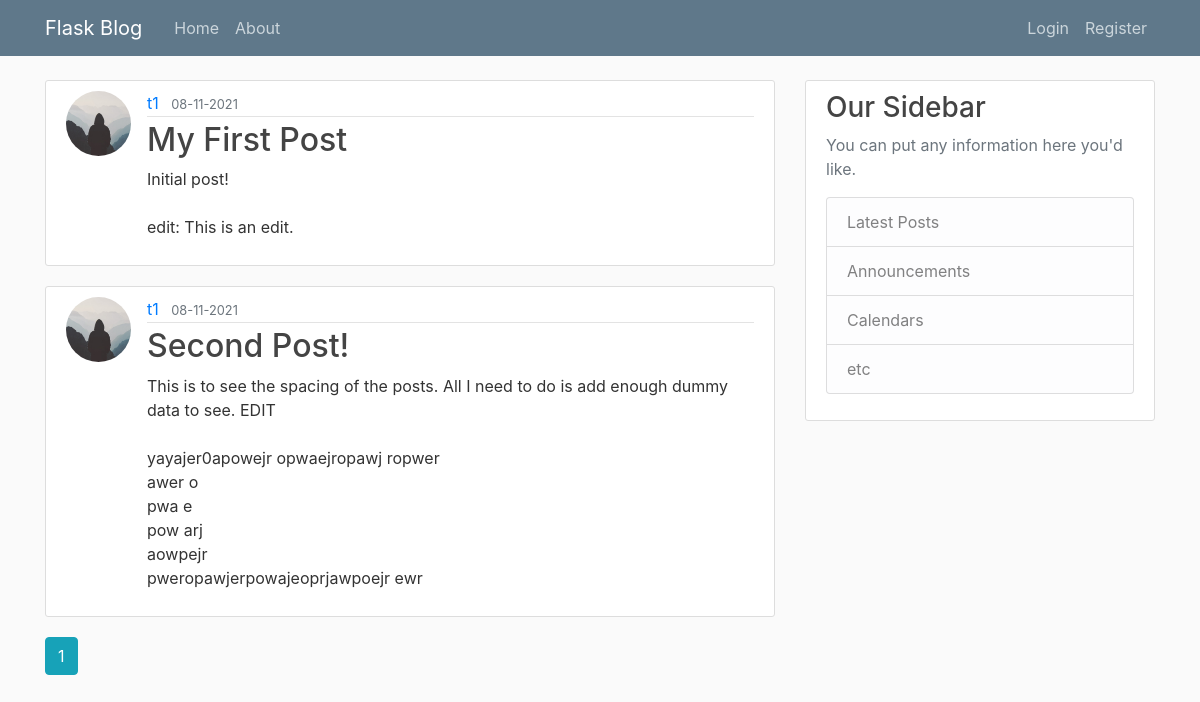
Page /home on the earlier database version.
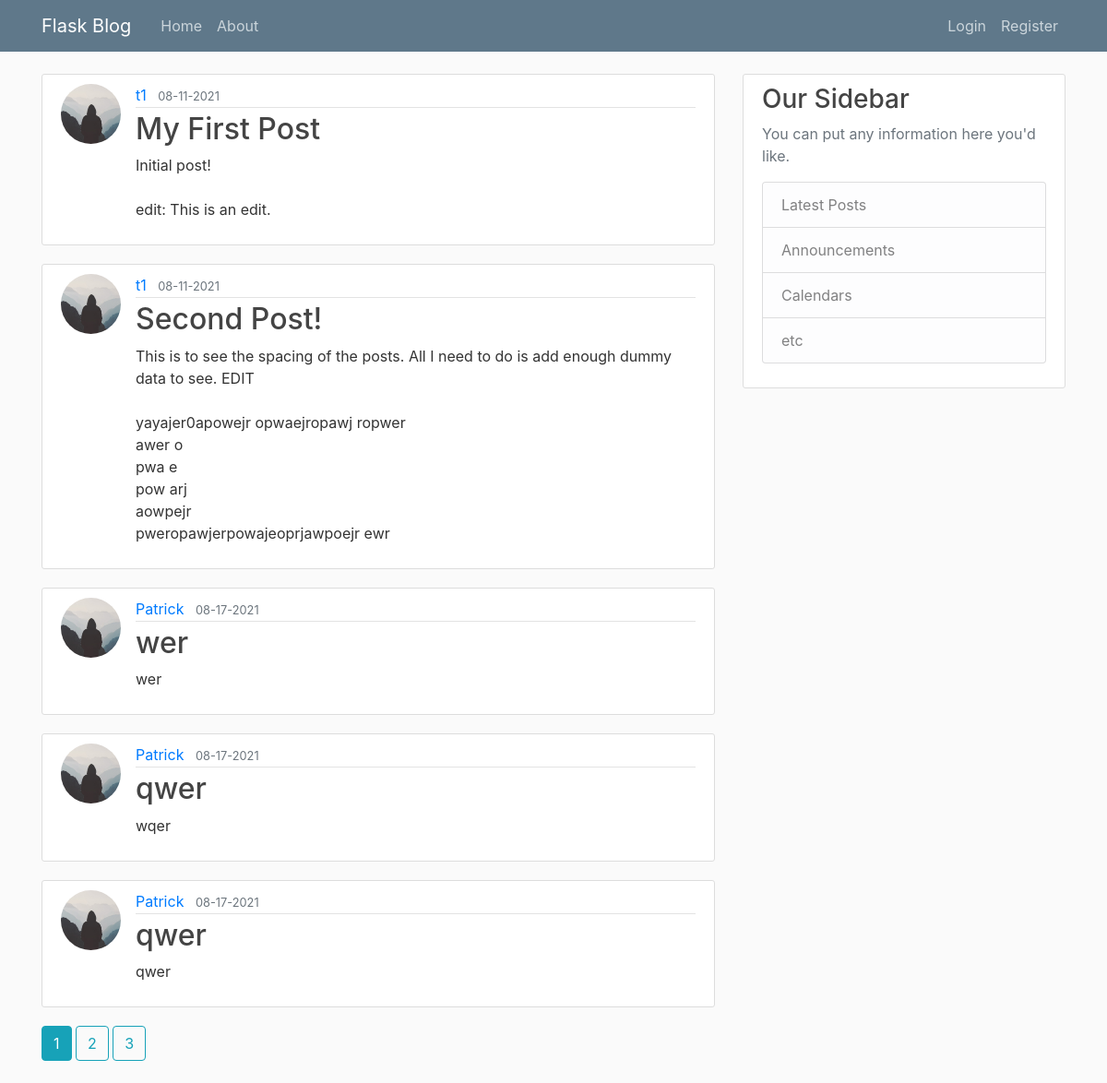
Same page on the later database version.
### flaskblog/models.py (models this page shows, shortened)
class Post(db.Model):
    id = db.Column(db.Integer, primary_key=True)
    title = db.Column(db.String(100), nullable=False)
    date_posted = db.Column(db.DateTime, nullable=False,
                            default=datetime.utcnow)
    content = db.Column(db.Text, nullable=False)
    user_id = db.Column(db.Integer, db.ForeignKey('user.id'), nullable=False)

class User(db.Model, UserMixin):
    id = db.Column(db.Integer, primary_key=True)
    username = db.Column(db.String(20), unique=True, nullable=False)
    email = db.Column(db.String(120), unique=True, nullable=False)
    image_file = db.Column(db.String(20), nullable=False,
                           default='default.jpg')
    password = db.Column(db.String(60), nullable=False)
    posts = db.relationship('Post', backref='author', lazy=True)

### flaskblog/routes.py (the view)
@app.route("/")
@app.route("/home")
def home():
    page = request.args.get('page', 1, type=int)
    posts = Post.query.paginate(page=page, per_page=5)
    return render_template('home.html', posts=posts)

### flaskblog/templates/home.html
{% extends "layout.html" %}
{% block content %}
{% for post in posts.items %}
<article class="media content-section">
  <img src="{{ url_for('static', filename='profile_pics/' + post.author.image_file) }}"
    class="rounded-circle article-img">
  <div class="media-body">
    <div class="article-metadata">
      <a class="mr-2" href="#">{{ post.author.username }}</a>
      <small class="text-muted">{{ post.date_posted.strftime("%m-%d-%Y") }}</small>
    </div>
    <h2><a class="article-title" href="{{ url_for('post', post_id=post.id) }}">{{ post.title }}</a></h2>
    <p class="article-content">{{ post.content }}</p>
  </div>
</article>
{% endfor %}
{% for page_num in posts.iter_pages(left_edge=1,right_edge=1,left_current=1,right_current=2) %}
{% if page_num %}
{% if posts.page == page_num %}
<a class="btn btn-info mb-4" href="{{ url_for('home', page=page_num) }}">{{ page_num }}</a>
{% else %}
<a class="btn btn-outline-info mb-4" href="{{ url_for('home', page=page_num) }}">{{ page_num }}</a>
{% endif %}
{% else %}
...
{% endif %}
{% endfor %}
{% endblock content %}

### flaskblog/templates/layout.html (shortened to what this page needs)
<!DOCTYPE html>
<html>
<head>
    <link rel="stylesheet" href="https://maxcdn.bootstrapcdn.com/bootstrap/4.0.0/css/bootstrap.min.css"
>
    <link rel="stylesheet" type="text/css" href="{{ url_for('static', filename='main.css') }}">
</head>
<body>
    <header class="site-header">
        <nav class="navbar navbar-expand-md navbar-dark bg-steel fixed-top">
            <div class="container">
                <a class="navbar-brand mr-4" href="/">Flask Blog</a>
                <div class="collapse navbar-collapse" id="navbarToggle">
                    <div class="navbar-nav mr-auto">
                        <a class="nav-item nav-link" href="{{ url_for('home') }}">Home</a>
                        <a class="nav-item nav-link" href="{{ url_for('about') }}">About</a>
                    </div>
                    <div class="navbar-nav">
                        {% if current_user.is_authenticated %}
                        <a class="nav-item nav-link" href="{{ url_for('account') }}">Account</a>
                        <a class="nav-item nav-link" href="{{ url_for('new_post') }}">New Post</a>
                        <a class="nav-item nav-link" href="{{ url_for('logout') }}">Logout</a>
                        {% else %}
                        <a class="nav-item nav-link" href="{{ url_for('login') }}">Login</a>
                        <a class="nav-item nav-link" href="{{ url_for('register') }}">Register</a>
                        {% endif %}
                    </div>
                </div>
            </div>
        </nav>
    </header>
    <main role="main" class="container">
        <div class="row">
            <div class="col-md-8">
                {% block content %}{% endblock %}
            </div>
            <div class="col-md-4">
                <div class="content-section">
                    <h3>Our Sidebar</h3>
                    <p class='text-muted'>You can put any information here you'd like.
                    <ul class="list-group">
                        <li class="list-group-item list-group-item-light">Latest Posts</li>
                        <li class="list-group-item list-group-item-light">Announcements</li>
                        <li class="list-group-item list-group-item-light">Calendars</li>
                        <li class="list-group-item list-group-item-light">etc</li>
                    </ul>
                    </p>
                </div>
            </div>
        </div>
    </main>
</body>
</html>

### flaskblog/static/main.css (style rules this page uses)
body { background: #fafafa; color: #333333; margin-top: 5rem; }
h1, h2, h3, h4, h5, h6 { color: #444444; }
.bg-steel { background-color: #5f788a; }
.site-header .navbar-nav .nav-link { color: #cbd5db; }
.content-section { background: #ffffff; padding: 10px 20px; border: 1px solid #dddddd; border-radius: 3px; margin-bottom: 20px; }
.article-title { color: #444444; }
.article-content { white-space: pre-line; }
.article-img { height: 65px; width: 65px; margin-right: 16px; }
.article-metadata { padding-bottom: 1px; margin-bottom: 4px; border-bottom: 1px solid #e3e3e3; }

Differences in the rows shown:
added Post: image_file (placeholder picture), author.username "Patrick", date_posted "08-17-2021", title "wer", content "wer"
added Post: image_file (placeholder picture), author.username "Patrick", date_posted "08-17-2021", title "qwer", content "wqer"
added Post: image_file (placeholder picture), author.username "Patrick", date_posted "08-17-2021", title "qwer", content "qwer"
Other differences:
new list line: "2"
new list line: "3"
